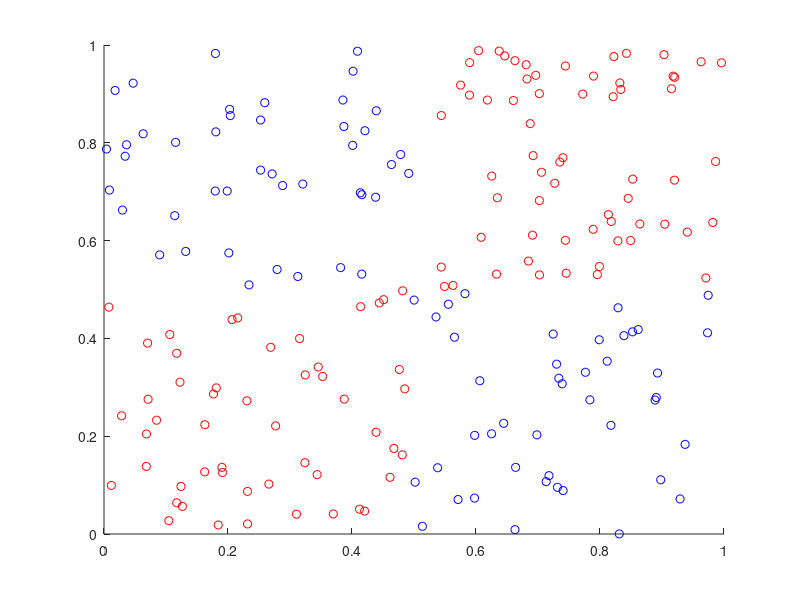

MATLAB code for this plot: (Note: this script raises an error after producing the figure.)
% clear variables 
% close opened windows
% clean the comand windows
%-------------------------------------------------------------------------%
clear variables;
close all;
clc;
%-------------------------------------------------------------------------%

% Create 20 data of dimension stored in rows of data matrix x
% ---------------
% FIRST RUN:   20
% SECOND RUN: 200
% ---------------
numData = 200;
X = rand(numData, 2);

% First element
X(1, 1);
% First row, columns 1 and 2
X(1, 1 : 2);
% 2 to 4 row, first column
X(2 : 4, 1);
% All rows, first column
X(:, 1);

% Create an scattered plot
% scatter(X(:, 1), X(:, 2))

% XOR values as target outputs for data in X

% Checks wheter the values in the matrix X are bigger or smaller that 0.5.
% Therefore returns a boolean depending on that answer.
% TRUE: 1
% FALSE: 0
logicX = X < 0.5;

Y = double(xor(logicX(:, 1), logicX(:, 2)));

X1 = X(Y == 1, :);
X2 = X(Y ~= 1, :);

blueRGB = [0, 0, 255] / 256;
scatter(X1(:, 1), X1(:, 2), [], blueRGB)
hold on

redRGB = [255, 0, 0] / 256;
scatter(X2(:, 1), X2(:, 2), [], redRGB)

% Usage of fit K-nearest
% Neightbors = 1
Mdl = fitcknn(X(:, 1), X(:, 2), 'NumNeighbors',1);
k1 = predict(Mdl, Y)
% Neightbors = 3
Mdl = fitcknn(X(:, 1), X(:, 2), 'NumNeighbors',3);
k3 = predict(Mdl, Y)
% Neightbors = 10
Mdl = fitcknn(X(:, 1), X(:, 2), 'NumNeighbors',10);
k10 = predict(Mdl, Y)
% Neightbors = 100
Mdl = fitcknn(X(:, 1), X(:, 2), 'NumNeighbors',100);
k100 = predict(Mdl, Y)

hold on
scatter(X(:, 1), X(:, 2), 100, k1)

